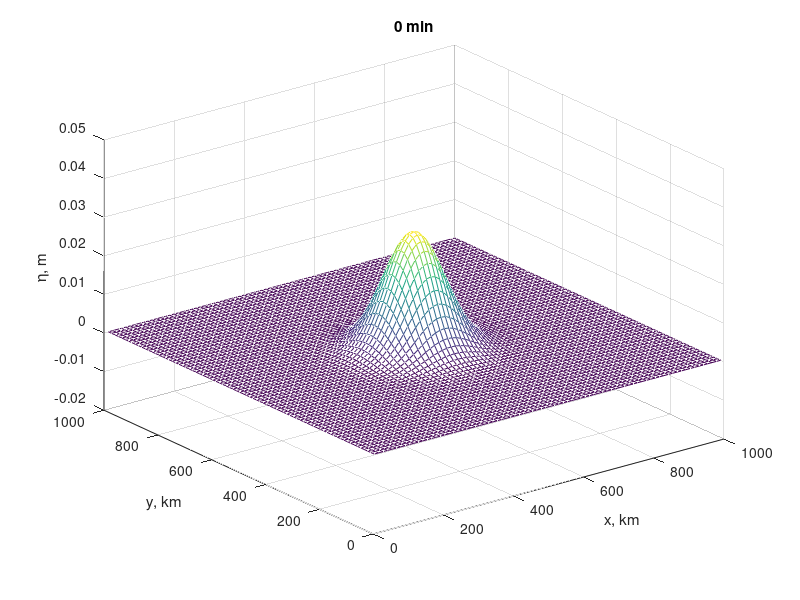

Recreate this plot in MATLAB. (Note: this script raises an error after producing the figure.)
clear all;close all;clc

f=3.e-3; %Coriolis parameter s^-1
Cd=1.e-5; %Drag coefficiant, non-dimensional
g=9.8; %gravitational acceleration, m/s^2
L=1.e6;% dimension of the domain in meter
Nx=80; %no. of grid in each direction
Ny=Nx;
dx=L/Nx; %grid size, in m
xc=0.5*Nx; %center of the initial perturbation

% initialize the matrix
u=zeros(Nx,Ny); %u(n)
v=zeros(Nx,Ny); %v(n)
eta=zeros(Nx,Ny); %eta(n)
h=zeros(Nx,Ny);
u1=u; %u(n+1)
v1=v; %v(n+1)
eta1=eta; %eta(n+1)
d=u;
e=u;
beta1=u; %coe used in the frictin term
beta2=u; %coe used in the friction term
us=u; %imnmediate step u*
vs=v; %immediate step v*


[X,Y]=meshgrid(1:Nx,1:Ny);
H0=2000; %mean water depth,
h=H0*(1-0.8*exp( (-(X-xc*1.6).^2-(Y-xc*1.6).^2))); %add bathmetry
figure;mesh((1:Nx)*dx*1.e-3,(1:Nx)*dx*1.e-3,-h);colorbar;title('bathmetry, m')
xlabel('x, km')
ylabel('y, km')


dt=min([dx/sqrt(g*max(h(:))),Cd/f^2]); %time step, s
% dt=10; %time step in seconds
ns=max([10/dt, 20]);

%initial surf ssh
eta=0.03*exp( -(X-xc).^2/8^2-(Y-xc).^2/8^2);
H=eta+h;

ju=2:Nx-1; %x-grid (eastward) indices for u and d
ku=1:Ny-1; %y-grid (northward)indicces for u and d
d(ju,ku)=0.5*( H(ju,ku)+H(ju-1,ku) );

jv=1:Nx-1; %x-grid (eastward) indices for v and e
kv=2:Ny-1; %y-grid (northward)indicces for v and e
e(jv,kv)=0.5*( H(jv,kv)+H(jv,kv-1) );

je=jv;   % x-grid (eastward) indices for eta
ke=ku;  % y-grid (northward) indices for eta

ts=sum(eta(:)); %used for check mass conservation;
disp(['initial mass is ',num2str(ts),'!']);



niter=0;T=0;
while niter*dt<(1801.1*10)/3*2
    % ======================================第一步=============================
    % 3.5.1第一式先算水位
    eta1(je,ke)=eta(je,ke)-(d(je+1,ke).*u(je+1,ke)-d(je,ke).*u(je,ke)......
        +e(je,ke+1).*v(je,ke+1)-e(je,ke).*v(je,ke))*dt/dx;

    % update H， d， e， and the coeff beta1 beta2 used in eq. 3.5.1'
    H=eta1+h;
    d(ju,ku)=0.5*( H(ju,ku)+H(ju-1,ku) );
    e(jv,kv)=0.5*( H(jv,kv)+H(jv,kv-1) );
    beta1(ju,ku)=Cd*sqrt( u(ju,ku).^2 +......
        0.25^2*(v(ju,ku+1)+v(ju,ku)+v(ju-1,ku)+v(ju-1,ku+1)).^2 ......
        )./d(ju,ku);
    beta2(jv,kv)=Cd*sqrt( v(jv,kv).^2 +......
        0.25^2*(u(jv,kv)+u(jv+1,kv)+u(jv,kv-1)+u(jv+1,kv-1)).^2 ......
        )./e(jv,kv);

    % % % eq. 3.5.1': 中间时刻u*=us v*=vs,
    us(ju,ku) = u(ju,ku) + f*dt*0.25*( v(ju,ku+1)+v(ju,ku)+v(ju-1,ku)+v(ju-1,ku+1) ) ......
        - g*dt/dx*( eta1(ju,ku)-eta1(ju-1,ku) );
    us(ju,ku) = us(ju,ku)./(1+beta1(ju,ku)*dt);
    vs(jv,kv) = v(jv,kv) - f*dt*0.25*( u(jv,kv)+u(jv+1,kv)+u(jv,kv-1)+u(jv+1,kv-1) ) ......
        - g*dt/dx*( eta1(jv,kv)-eta1(jv,kv-1) );
    vs(jv,kv) = vs(jv,kv)./(1+beta2(jv,kv)*dt);


    %================================= 第二步  ================================
    % Coeffs in the 2nd step, eq.3.5.2'
    lambd=zeros(Nx,Ny);
    lambdr=zeros(Nx,Ny);
    lambdl=zeros(Nx,Ny);
    nu=zeros(Nx,Ny);
    nuu=zeros(Nx,Ny);
    nud=zeros(Nx,Ny);

    lambd(ju,ku)=0.25*(us(ju-1,ku)+2*us(ju,ku)+us(ju+1,ku))*dt/(2*dx);
    nuu(ju,ku)=(vs(ju-1,ku+1)+vs(ju,ku+1))*dt/(4*dx);
    nud(ju,ku)=(vs(ju-1,ku)+vs(ju,ku))*dt/(4*dx);

    nu(jv,kv)=0.25*(vs(jv,kv-1)+2*vs(jv,kv)+vs(jv,kv+1))*dt/(2*dx);
    lambdr(jv,kv)=(us(jv+1,kv)+us(jv+1,kv-1))*dt/(4*dx);
    lambdl(jv,kv)=(us(jv,kv)+us(jv,kv-1))*dt/(4*dx);

    for jj=2:Nx-1
        for kk=1:Ny-1
            if kk>1
                u1(jj,kk)=(1+lambd(jj,kk)+nuu(jj,kk))*us(jj,kk);
            else
                u1(jj,kk)=(1+lambd(jj,kk)+nuu(jj,kk))*us(jj,kk);
            end
            u1(jj,kk)=u1(jj,kk)/(1+lambd(jj,kk)+nud(jj,kk));
        end
    end


    for kk=2:Ny-1
        for jj=1:Nx-1
            if jj>1
                v1(jj,kk)=(1+lambdr(jj,kk)+nu(jj,kk))*vs(jj,kk);
            else
                v1(jj,kk)=(1+lambdr(jj,kk)+nu(jj,kk))*vs(jj,kk);
            end
            v1(jj,kk)=v1(jj,kk)/(1+lambdl(jj,kk)+nu(jj,kk));
        end
    end

    %======================= 第三步 n+1时刻(eta, d, e) -> n+2时刻的eta=============
    eta(je,ke)=eta1(je,ke)-(d(je+1,ke).*u1(je+1,ke)-d(je,ke).*u1(je,ke)+......
        e(je,ke+1).*v1(je,ke+1)-e(je,ke).*v1(je,ke))*dt/dx;

    % update beta1 beta2 again for eq.3.5.1'
    H=eta+h;
    d(ju,ku)=0.5*( H(ju,ku)+H(ju-1,ku) );
    e(jv,kv)=0.5*( H(jv,kv)+H(jv,kv-1) );
    beta1(ju,ku)=Cd*sqrt( u1(ju,ku).^2 +......
        0.25^2*(v1(ju,ku+1)+v1(ju,ku)+v1(ju-1,ku)+v1(ju-1,ku+1)).^2 ......
        )./d(ju,ku);
    beta2(jv,kv)=Cd*sqrt( v1(jv,kv).^2 +......
        0.25^2*(u1(jv,kv)+u1(jv+1,kv)+u1(jv,kv-1)+u1(jv+1,kv-1)).^2 ......
        )./e(jv,kv);

    % % % eq. 3.5.1': 注意是n+1和n+2时刻的中间时刻
    us(ju,ku)=u1(ju,ku)+f*dt*0.25*(v1(ju,ku+1)+v1(ju,ku)+v1(ju-1,ku)+v1(ju-1,ku+1))......
        -g*dt/dx*( eta(ju,ku)-eta(ju-1,ku) );
    us(ju,ku)=us(ju,ku)./(1+beta1(ju,ku)*dt);
    vs(jv,kv)=v1(jv,kv)-f*dt*0.25*(u1(jv,kv)+u1(jv+1,kv)+u1(jv,kv-1)+u1(jv+1,kv-1))......
        -g*dt/dx*( eta(jv,kv)-eta(jv,kv-1) );
    vs(jv,kv)=vs(jv,kv)./(1+beta2(jv,kv)*dt);


    %================================= 第四步  ================================
    % Coeffs in the 2nd step, eq.3.5.2'
    lambd=zeros(Nx,Ny);
    lambdr=zeros(Nx,Ny);
    lambdl=zeros(Nx,Ny);
    nu=zeros(Nx,Ny);
    nuu=zeros(Nx,Ny);
    nud=zeros(Nx,Ny);

    lambd(ju,ku)=0.25*(us(ju-1,ku)+2*us(ju,ku)+us(ju+1,ku))*dt/(2*dx);
    nuu(ju,ku)=(vs(ju-1,ku+1)+vs(ju,ku+1))*dt/(4*dx);
    nud(ju,ku)=(vs(ju-1,ku)+vs(ju,ku))*dt/(4*dx);

    nu(jv,kv)=0.25*(vs(jv,kv-1)+2*vs(jv,kv)+vs(jv,kv+1))*dt/(2*dx);
    lambdr(jv,kv)=(us(jv+1,kv)+us(jv+1,kv-1))*dt/(4*dx);
    lambdl(jv,kv)=(us(jv,kv)+us(jv,kv-1))*dt/(4*dx);

    for jj=Nx-1:-1:2
        for kk=Ny-1:-1:1
            if kk>1
                u(jj,kk)=(1+lambd(jj,kk)+nud(jj,kk))*us(jj,kk);
            else
                u(jj,kk)=(1+lambd(jj,kk)+nud(jj,kk))*us(jj,kk);
            end
            u(jj,kk)=u(jj,kk)/(1+lambd(jj,kk)+nuu(jj,kk));
        end
    end

    for kk=Ny-1:-1:2
        for jj=Nx-1:-1:1
            if jj>1
                v(jj,kk)=(1+lambdl(jj,kk)+nu(jj,kk))*vs(jj,kk);
            else
                v(jj,kk)=(1+lambdl(jj,kk)+nu(jj,kk))*vs(jj,kk);
            end
            v(jj,kk)=v(jj,kk)/(1+lambdr(jj,kk)+nu(jj,kk));
        end
    end

    drawnow
    if mod(niter,ns)==0
        clf
        mesh((1:Nx)*dx*1.e-3,(1:Nx)*dx*1.e-3,eta);
        set(gca,'zlim',[-0.02  0.05])
        zlabel('\eta, m')
%                 imagesc((1:Nx)*dx*1.e-3,(1:Nx)*dx*1.e-3,eta');

        title([num2str(round(T/60)),' min'])
        xlabel('x, km')
        ylabel('y, km')
        zlabel('\eta, m')


        frame = getframe(gcf);
        im = frame2im(frame);
        [imind,cm] = rgb2ind(im,256);
        if niter == 0
            imwrite(imind,cm,'assignment2_5_nonlinear-HN-eq3-4-2.gif','gif', 'Loopcount',inf);
        else
            imwrite(imind,cm,'assignment2_5_nonlinear-HN-eq3-4-2.gif','gif','WriteMode','append');
        end

        dt=min([dx/sqrt(g*max(h(:))),Cd/f^2]); %time step, s

    end

    niter=niter+1;
    T=T+dt;
    ts=[ts sum(eta(:))];
end







